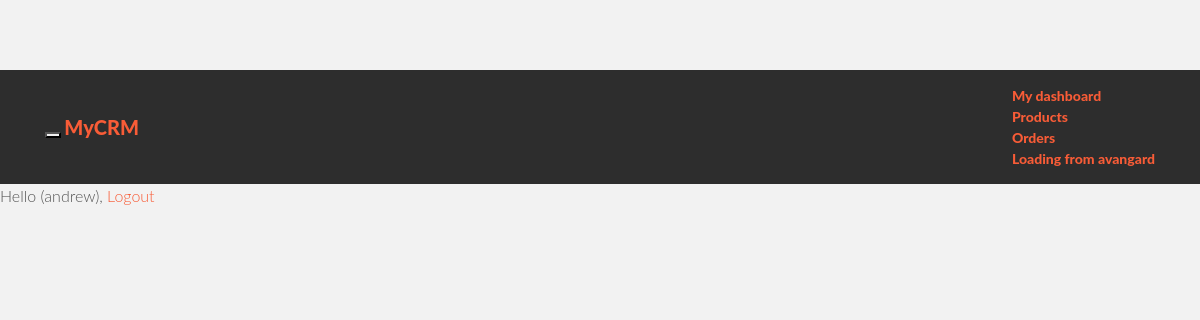
The app's page /crm/brands/ (signed in), older data.
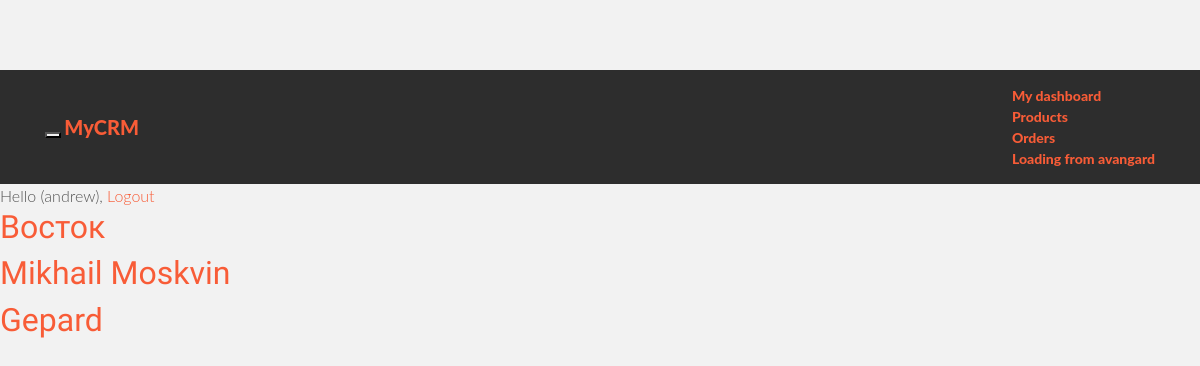
The same page, newer data.
### crmApp/models.py (models this page shows, shortened)
class Brands(models.Model):
    name=models.CharField(max_length=20) # поле наимнование бренда
    description=models.TextField(max_length=200, blank=True)
    slug=models.SlugField(unique=True) # путь к страничке бренда
    def get_absolute_url(self):
        return reverse('crm:brand_details', args=[self.slug])
    class Meta:
        verbose_name='Бренд'
        verbose_name_plural='Бренды'

### crmApp/views.py (the view)
# urls.py: path('brands/', views.BrandsView.as_view(model=Brands, context_object_name='brands', template_name='crmApp/brands/brands_list.html'), name='brand_list'),
class BrandsView(ListView):
    pass

### crmApp/templates/crmApp/brands/brands_list.html (shortened to what this page needs)
{% extends 'crmApp/base.html' %}
{% block content %}
{% for brand in brands %}
    <h2><a href={{ brand.get_absolute_url }}>{{ brand.name }}</a> </h2>
{% endfor %}
{% endblock %}

### crmApp/templates/crmApp/base.html (shortened to what this page needs)
{% load static %}
<!DOCTYPE html>
<html lang="en">
<head>
    <link rel="stylesheet" href="https://stackpath.bootstrapcdn.com/bootstrap/4.5.0/css/bootstrap.min.css">
    {% load staticfiles %}
    <link rel="stylesheet" href="{% static 'css/main.css' %}">
</head>
<body>
<div class="navbar navbar-inverse navbar-fixed-top">
    <div class="container">
        <div class="navbar-header">
            <button type="button" class="navbar-toggle" data-toggle="collapse" data-darget=".navbar-collapse">
            </button>
            <a class="navbar-brand" href="{% url "crm:dashboard" %}">MyCRM</a>
        </div>
            <ul class="nav navbar-nav navbar-right">
                <li class="active"><a href="{% url "crm:dashboard" %}">My dashboard</a> </li>
                <li><a href="{% url "crm:products_list" %}">Products</a> </li>
                <li><a href={% url "crm:orders_list" %}>Orders</a></li>
                <li><a href={% url "crm:import_avangard" %}>Loading from avangard</a></li>
            </ul>
    </div>
</div>
{% if request.user.is_authenticated %}
    Hello {{ request.user.first_name }} ({{ request.user.username }}),
    <a href="{% url "crm:logout" %}">Logout</a>
{% else %}
    <a href="{% url "crm:login" %}">Log-in</a>
{% endif %}
          {% block content %}
          {% endblock %}
</body>
</html>

### crmApp/static/css/main.css (style rules this page uses)
body { background-color: #f2f2f2; font-family: 'Lato', sans-serif; font-weight: 300; font-size: 16px; color: #555; -webkit-font-smoothing: antialiased; -webkit-overflow-scrolling: touch; margin-top: 70px; }
h1, h2, h3, h4, h5, h6 { font-family: 'Raleway', sans-serif; font-weight: 300; color: #333; }
a { color: #f85c37; }
.navbar { font-weight: 800; font-size: 14px; padding-top: 15px; padding-bottom: 15px; }
.navbar-inverse { background: #2d2d2d; border-color: #2d2d2d }

Row changes from the older to the newer data that the page shows:
added Brands: name "Восток"
added Brands: name "Mikhail Moskvin"
added Brands: name "Gepard"
